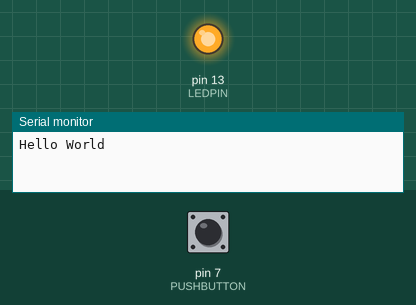
Bench run of a sketch on a simulated Arduino Uno, built with avr-gcc and run on an emulated ATmega328P. On the bench: output pins drawn as LEDs (lit = HIGH), the last lines printed to the serial monitor. Inputs (shaded band) come from the test bench; at power-on: pin 7 (PUSHBUTTON) LOW.

Above: at 1.2 s.
1.3 s: pin 7 (PUSHBUTTON) pulled HIGH for 0.15 s
At 2.4 s:
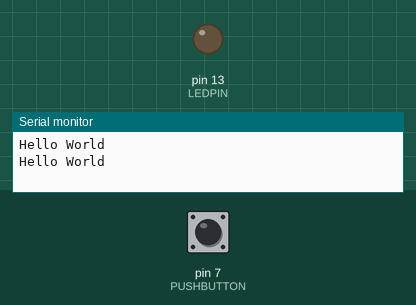
2.9 s: pin 7 (PUSHBUTTON) pulled HIGH for 1 s
At 3.6 s:
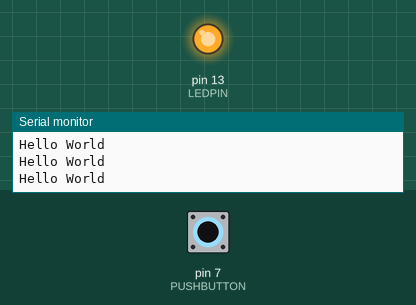
5.4 s: pin 7 (PUSHBUTTON) pulled HIGH for 3.2 s
At 6.7 s:
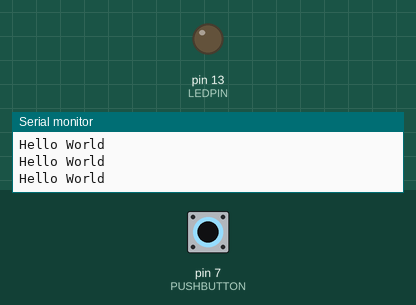
Timing chart, 0 to 8.4 s (numbered marks = the images above; inputs shaded):
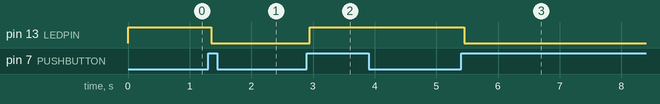

The sketch:

MicroLab1.ino
```cpp
#define LEDPIN 13
#define PUSHBUTTON 7
#define PRINTTIME 1000

int ledState = HIGH;
int pbState;
int lastPBState = LOW;

//time vars
unsigned long lastPrint = millis();
unsigned long lastDB = 0;
unsigned long dbDelay = 50;

void setup() {
  Serial.begin(9600);
  pinMode(PUSHBUTTON, INPUT);
  pinMode(LEDPIN, OUTPUT);
  digitalWrite(LEDPIN, ledState);
}

void loop() {
  //Print logic
  unsigned long curr = millis();
  //Print if lastPrint was 1 second ago
  if(curr - lastPrint > PRINTTIME){
    Serial.println("Hello World");
    lastPrint = curr;
  }

  //LED logic
  int readPB = digitalRead(PUSHBUTTON);
  //Check if pin state has changed, if it has reset the last debounce time
  if(readPB != lastPBState){
    lastDB = millis();
    //Serial.println(lastDB);
  }

  //Wait 50ms (debounce delay) before executing
  if((millis() - lastDB) > dbDelay){
    if(readPB != pbState){
      pbState = readPB;
      //Toggle LED when PB is high
      if(pbState == HIGH){
        ledState = !ledState;
      }
    }
  }

  //Write to LED
  digitalWrite(LEDPIN, ledState);

  //Store last PB state for next loop
  lastPBState = readPB;
}
```

Measured:
- after the input at 1.3 s, pin 13 (LEDPIN): HIGH → LOW after 0.05 s
- after the input at 2.9 s, pin 13 (LEDPIN): LOW → HIGH after 0.05 s
- after the input at 5.4 s, pin 13 (LEDPIN): HIGH → LOW after 0.05 s
